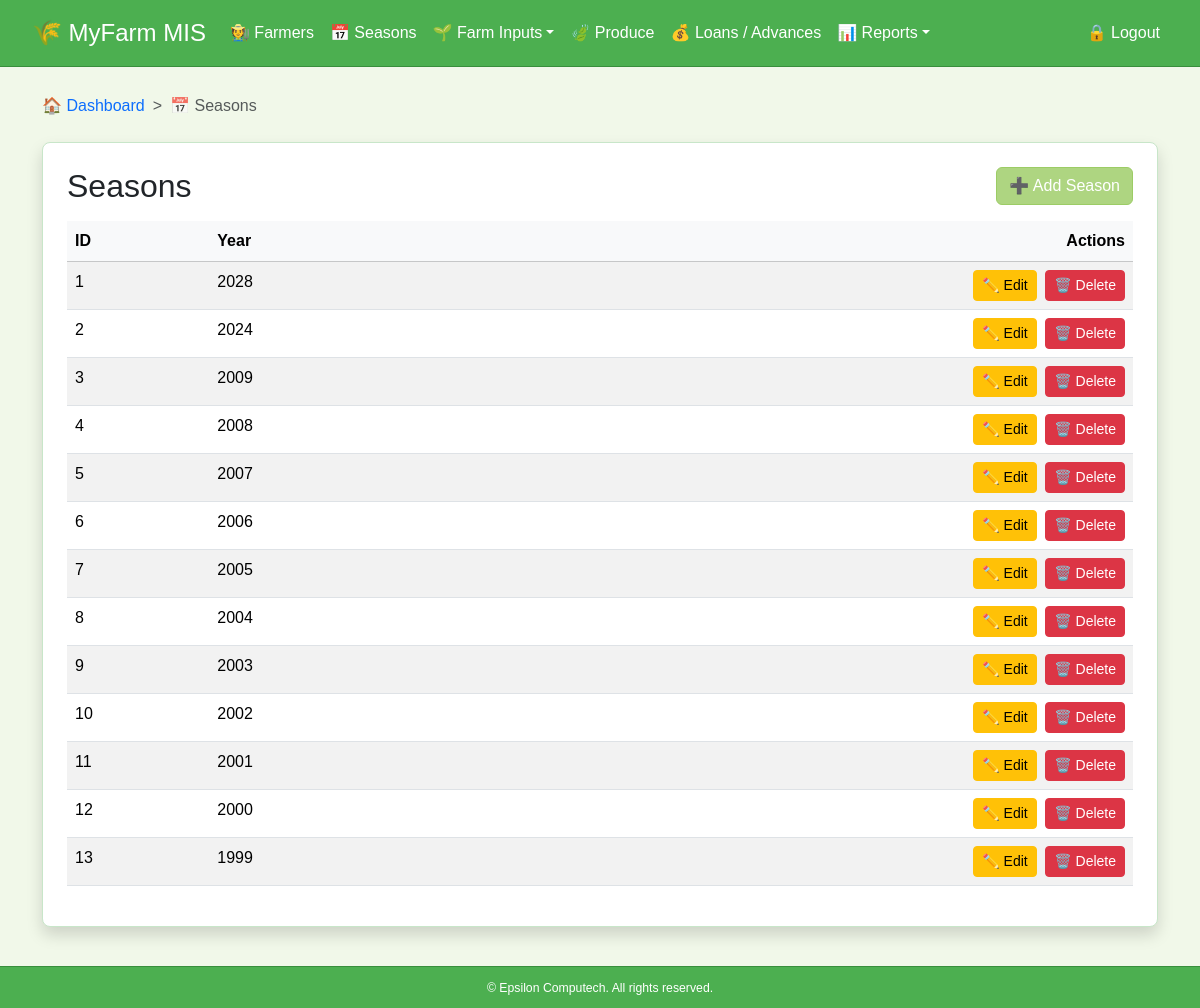
The page /seasons/ on the database as committed earlier.
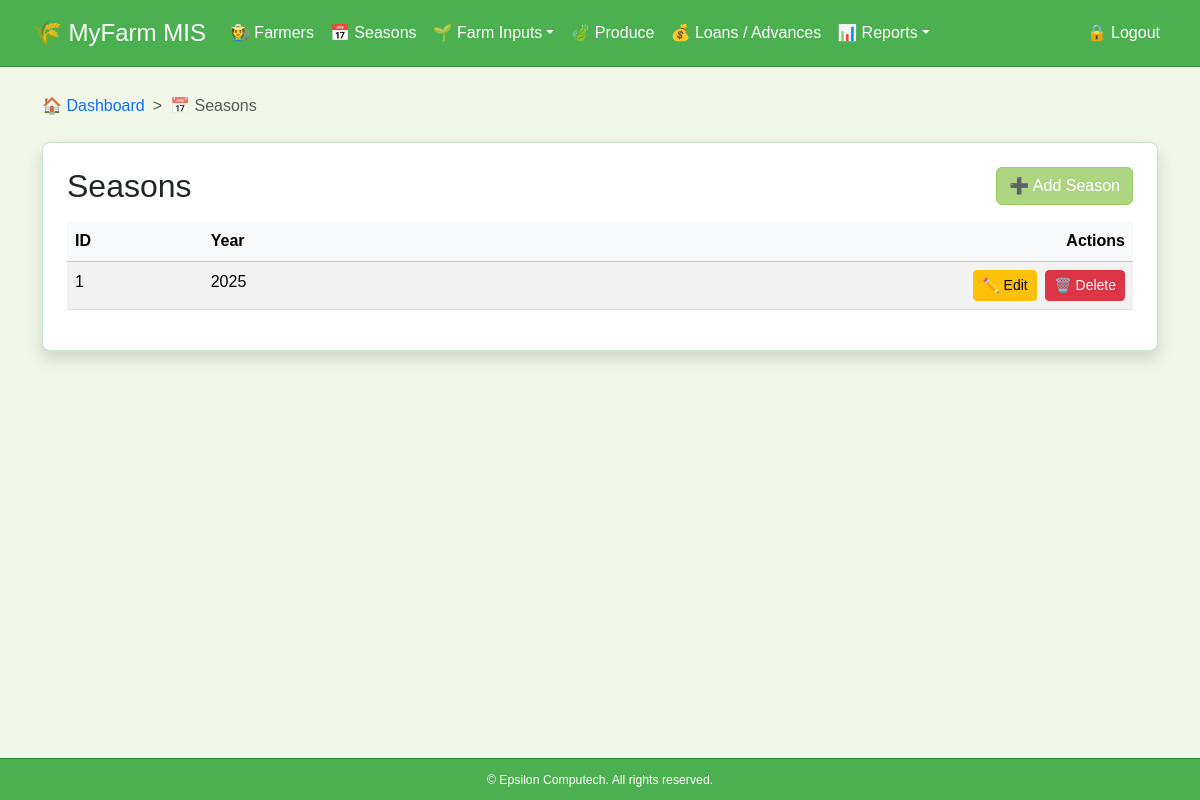
The same page on the database as committed later.
### farmers/models.py (models this page shows, shortened)
class Season(models.Model):
    year = models.PositiveIntegerField(unique=True)

### farmers/views.py (the view)
# urls.py: path('seasons/', views.season_list, name='season_list'),
def season_list(request):
    seasons = Season.objects.all().order_by('-year')
    breadcrumbs = [
        {'url': 'dashboard', 'name': 'Dashboard', 'icon': '🏠'},
        {'url': None, 'name': 'Seasons', 'icon': '📅'},
    ]
    return render(request, 'seasons/season_list.html', {'seasons': seasons, 'breadcrumbs': breadcrumbs})

### farmers/context_processors.py (called while the page is built)
def season_context(request):
    season_id = request.GET.get("season")
    selected_season = None
    if season_id:
        selected_season = Season.objects.filter(id=season_id).first()
    if not selected_season:
        selected_season = Season.objects.order_by('-year').first()
    seasons = Season.objects.order_by('-year')
    return {
        "seasons": seasons,
        "selected_season": selected_season
    }

### farmers/templates/seasons/season_list.html
{% extends "base.html" %}
{% block content %}
<div class="card shadow p-4 mt-4 datatable-card">
    <div class="d-flex justify-content-between align-items-center mb-3">
        <h2 class="mb-0">Seasons</h2>
        <a href="{% url 'season_create' %}" class="btn btn-primary">➕ Add Season</a>
    </div>
    <div class="table-responsive">
        <table class="table table-striped table-hover datatable" data-title="Seasons">
            <thead class="table-light">
                <tr>
                    <th>ID</th>
                    <th>Year</th>
                    <th class="text-end">Actions</th>
                </tr>
            </thead>
            <tbody>
                {% for season in seasons %}
                <tr>
                    <td>{{ forloop.counter }}</td>
                    <td>{{ season.year }}</td>
                    <td class="text-end">
                        <a href="{% url 'season_update' season.pk %}" class="btn btn-sm btn-warning me-1">✏️ Edit</a>
                        <button
                            class="btn btn-sm btn-danger"
                            data-bs-toggle="modal"
                            data-bs-target="#deleteModal"
                            data-delete-url="{% url 'season_delete' season.pk %}"
                            data-item-name="{{ season.year }}"
                        >
                            🗑️ Delete
                        </button>
                    </td>
                </tr>
                {% empty %}
                <tr>
                    <td colspan="3" class="text-center">No seasons found.</td>
                </tr>
                {% endfor %}
            </tbody>
        </table>
    </div>
</div>
{% endblock %}

### farmers/templates/base.html (shortened to what this page needs)
{% load static %}
<!DOCTYPE html>
<html lang="en">
<head>
    <link rel="stylesheet" href="{% static 'css/bootstrap.min.css' %}">
    <link rel="stylesheet" href="{% static 'css/fontawesome-all.min.css' %}">
    <link rel="stylesheet" href="{% static 'css/datatables.min.css' %}">
    <link rel="stylesheet" href="{% static 'css/sweetalert2.min.css' %}">
    <link rel="stylesheet" href="{% static 'css/styles.css' %}">
    <link rel="stylesheet" href="{% static 'css/buttons.bootstrap5.min.css' %}">
</head>
<body>
    <nav class="navbar navbar-expand-lg">
        <div class="container-fluid">
            <a class="navbar-brand" href="{% url 'dashboard' %}">🌾 MyFarm MIS</a>
            <div class="collapse navbar-collapse" id="navbarNav">
                <ul class="navbar-nav me-auto mb-2 mb-lg-0">
                    <li class="nav-item"><a class="nav-link" href="{% url 'farmer_list' %}">🧑‍🌾 Farmers</a></li>
                    <li class="nav-item"><a class="nav-link" href="{% url 'season_list' %}">📅 Seasons</a></li>
                    <li class="nav-item dropdown">
                        <a class="nav-link dropdown-toggle" href="#" id="inputsDropdown" data-bs-toggle="dropdown">🌱 Farm Inputs</a>
                    </li>
                    <li class="nav-item"><a class="nav-link" href="{% url 'produce_list' %}">🍃 Produce</a></li>
                    <li class="nav-item"><a class="nav-link" href="#">💰 Loans / Advances</a></li>
                    <li class="nav-item dropdown">
                        <a class="nav-link dropdown-toggle" href="#" id="reportsDropdown" data-bs-toggle="dropdown">📊 Reports</a>
                    </li>
                </ul>
                <ul class="navbar-nav ms-auto">
                    <li class="nav-item">
                        <button type="button" class="btn btn-link nav-link" data-bs-toggle="modal" data-bs-target="#logoutModal">🔒 Logout</button>
                    </li>
                </ul>
            </div>
        </div>
    </nav>
    <main class="container mt-4 ">
        {% include "includes/breadcrumbs.html" %}
        {% block content %}{% endblock %}
    </main>
    <footer>
        <div class="footer">
            <small>&copy; {{ now|date:"Y" }} Epsilon Computech. All rights reserved.</small>
        </div>
    </footer>
</body>
</html>

### farmers/templates/includes/breadcrumbs.html (shortened to what this page needs)
<nav aria-label="breadcrumb">
  <ol class="breadcrumb">
    {% for crumb in breadcrumbs %}
      {% if forloop.last %}
        <li class="breadcrumb-item active text-decoration-none" aria-current="page">
            <span role="img" aria-label="{{ crumb.name }}">{{ crumb.icon }}</span>
          {% if crumb.icon %} {{ crumb.name }}{% endif %}
        </li>
      {% else %}
        <li class="breadcrumb-item">
        <span role="img" aria-label="{{ crumb.name }}">{{ crumb.icon }}</span>
          <a href="{% url crumb.url %}" class="text-decoration-none">
            {% if crumb.icon %} {{ crumb.name }} {% endif %}
          </a>
        </li>
      {% endif %}
    {% endfor %}
  </ol>
</nav>

### farmers/templates/includes/javascript.html (shortened to what this page needs)
    {% load static %}

### farmers/static/css/styles.css (style rules this page uses)
html, body { height: 100%; margin: 0; font-family: Arial, sans-serif; color: #333; display: flex; flex-direction: column; background-color: #F1F8E9; }
.navbar { background-color: #4CAF50; color: #fff; padding: 10px 20px; position: fixed; top: 0; left: 0; width: 100%; z-index: 1000; border-bottom: 1px solid #388E3C; }
.navbar-brand { font-size: 1.5rem; color: #fff; }
.navbar-nav .nav-link { color: #fff; padding: 10px 15px; }
.footer { position: fixed; bottom: 0; left: 0; width: 100%; background-color: #4CAF50; color: #fff; text-align: center; padding: 10px 0; border-top: 1px solid #388E3C; font-size: 14px; z-index: 1000; }
.container { padding-top: 70px; padding-bottom: 60px; flex: 1; }
.card { background-color: #fff; border: 1px solid #c8e6c9; border-radius: 8px; box-shadow: 0 2px 5px rgba(0,0,0,0.1); position: relative; }
.btn-primary { background-color: #AED581; border-color: #9CCC65; }

### farmers/templates/base.html (style rules this page uses)
html, body { height: 100%; }
body { display: flex; flex-direction: column; }
main { flex: 1; }
footer { background: #f8f9fa; padding: 10px 0; text-align: center; border-top: 1px solid #dee2e6; }

### farmers/templates/includes/breadcrumbs.html (style rules this page uses)
.breadcrumb-item + .breadcrumb-item::before { content: " > "; }

Rows that differ between the two databases and show on the page:
removed Season: year "2028"
removed Season: year "2024"
removed Season: year "2009"
removed Season: year "2008"
removed Season: year "2007"
removed Season: year "2006"
removed Season: year "2005"
removed Season: year "2004"
removed Season: year "2003"
removed Season: year "2002"
removed Season: year "2001"
removed Season: year "2000"
removed Season: year "1999"
added Season: year "2025"
